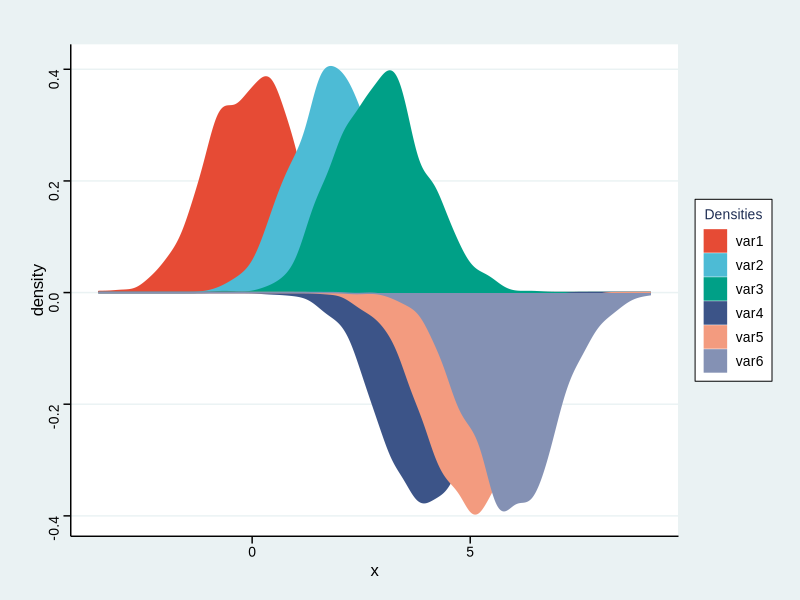
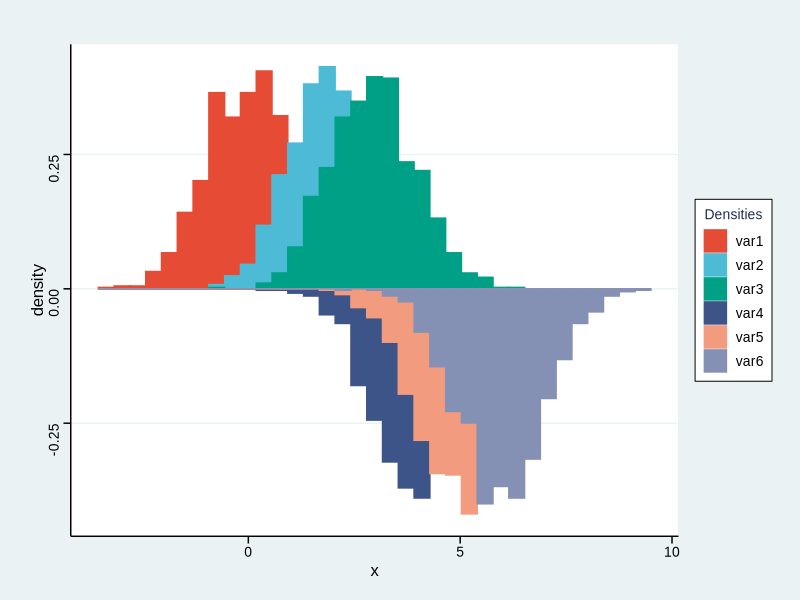

These figures' R source, in order:
## ---- chunk 1
# 安装包
if (!requireNamespace("ggplot2", quietly = TRUE)) {
  install.packages("ggplot2")
}
if (!requireNamespace("ggthemes", quietly = TRUE)) {
  install.packages("ggthemes")
}

# 加载包
library(ggplot2)
library(ggthemes)
## ---- chunk 2
# 加载数据
data <- read.delim("files/Hiplot/038-density-hist-mirror-data.txt", header = T)

# 整理数据格式
sides <- data[1,]
data <- data[-1,]
for (i in 1:ncol(data)) {
  data[,i] <- as.numeric(data[,i])
}

# 查看数据
head(data)
## ---- chunk 3
#| label: fig-1Density-mirror
#| fig-cap: "镜像密度图"
#| out.width: "95%"
#| fig-height: 4
#| fig-width: 6
#| warning: false
#| message: false

# 镜像密度图
p <- ggplot(data, aes(x=x))
colrs <- c("#e64b35ff","#4dbbd5ff","#00a087ff","#3c5488ff","#f39b7fff","#8491b4ff")
colrs2 <- colnames(data)
for (i in seq_len(length(sides))) {
  eval(parse(
    text = sprintf("p <- p + geom_density(aes(x = %s, y = %s..density.., color = '%s', fill = '%s'), kernel = '%s')", 
                   colnames(data)[i], ifelse(sides[i] == "top", "", "-"), colnames(data)[i],
                   colnames(data)[i], "gaussian")
    ))
  names(colrs)[i] <- colnames(data)[i]
  names(colrs2)[i] <- colrs[i]
}
p <- p + 
  ggtitle("") +
  scale_fill_manual(values=colrs, name="Densities") +
  scale_color_manual(values=colrs, name="Densities") +
  theme_stata() +
  theme(text = element_text(family = "Arial"),
        plot.title = element_text(size = 12,hjust = 0.5),
        axis.title = element_text(size = 12),
        axis.text = element_text(size = 10),
        axis.text.x = element_text(angle = 0, hjust = 0.5,vjust = 1),
        legend.position = "right",
        legend.direction = "vertical",
        legend.title = element_text(size = 10),
        legend.text = element_text(size = 10))

p
## ---- chunk 4
#| label: fig-2Hist-mirror
#| fig-cap: "镜像直方图"
#| out.width: "95%"
#| fig-height: 4
#| fig-width: 6
#| warning: false
#| message: false

# 镜像直方图
p <- ggplot(data, aes(x=x))
colrs <- c("#e64b35ff","#4dbbd5ff","#00a087ff","#3c5488ff","#f39b7fff","#8491b4ff")
colrs2 <- colnames(data)
for (i in seq_len(length(sides))) {
  eval(parse(
    text = sprintf("p <- p + geom_histogram(aes(x = %s, y = %s..density.., color = '%s', fill = '%s'), bins = %s)", 
                   colnames(data)[i], ifelse(sides[i] == "top", "", "-"),
                   colnames(data)[i], colnames(data)[i], 35)))
  names(colrs)[i] <- colnames(data)[i]
  names(colrs2)[i] <- colrs[i]
}
p <- p + 
  ggtitle("") +
  scale_fill_manual(values=colrs, name="Densities") +
  scale_color_manual(values=colrs, name="Densities") +
  theme_stata() +
  theme(text = element_text(family = "Arial"),
        plot.title = element_text(size = 12,hjust = 0.5),
        axis.title = element_text(size = 12),
        axis.text = element_text(size = 10),
        axis.text.x = element_text(angle = 0, hjust = 0.5,vjust = 1),
        legend.position = "right",
        legend.direction = "vertical",
        legend.title = element_text(size = 10),
        legend.text = element_text(size = 10))

p
